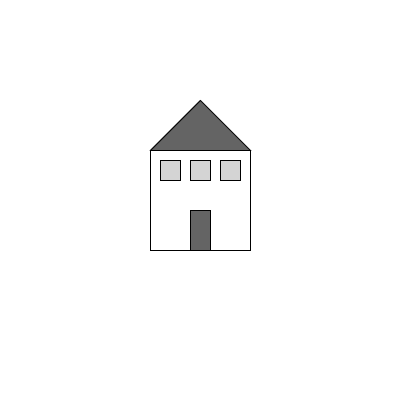
Frame 1 (no input)
Frame 60 (the mouse pressed at the canvas centre just before this capture): identical to frame 1, image omitted
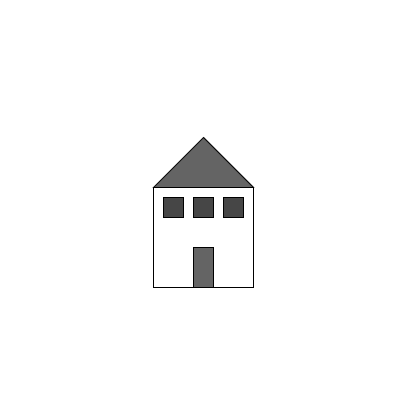
Frame 120 (the mouse held since frame 60 and released just before this capture)

The Processing sketch that drew these frames (run headless with seeded random() and noise(); from frame 60 on, the mouse is pressed at the canvas centre):

// Processing sketch: house_object
// ── house_object.pde
//house object
//moved global variables to the class
House house;// Declare car object as a globle variable.

void setup() {
  size(400, 400);
  background(255);
  // Initialize the object in setup() by calling constructor.
  //object is made with the new operator.
  house = new House(150, 150, 20, 20, 100);
  smooth(2);
}

void draw() {
  background(255);
  noFill();
  //variables for the x, y locations to calculate dist
  float x = 150;
  float y = 150;
  // A color based on distance from the mouse
  float d = dist(x, y, mouseX, mouseY);
  color c = color(d);
  // mouseX position determines speed factor for houseQuake function
  float factor = constrain(mouseX/10, 0, 5);
  // Operate object in draw() by calling 
  // object methods using the dot syntax.
  //funtions in the object are called methods
  house.houseQuake(factor);
  house.drawHouse(c);
}

// ── House.pde

//All classes must include four elements: name, data, constructor, and methods.
// Define a class name outside of setup and draw.
// pecified by “class WhateverNameYouChoose” Class names are traditionally
//capitalized (to distinguish them from variable names, which traditionally are lowercase).
class House {
  //house variables (aka data)
  float x, y, w, h, houseD;

  //house constructor-  a special function inside of a class that creates the instance of the object itself
  House(float tempX, float tempY, float tempW, float tempH, float tempHouseD) {
    x = tempX;
    y = tempY;
    w =tempW;
    h = tempH;
    houseD = tempHouseD;
  }

  // methods.
  //we add functionality to our object by writing methods.
  //These are done in the same way as we made functions last week, 
  //with a return type, name, arguments, and a body of code.

  void houseQuake(float speed) {
    //change x and y randomly
    x = x + random(-1, 1)*speed;
    y = y + random(-1, 1)*speed;
    // Constrain house to window
    x = constrain(x, 0, width);
    y = constrain(y, 0, height);
  }

  void drawHouse(color windowColor) {
    //house
    rect(x, y, houseD, houseD);
    //windows
    fill(windowColor);
    for (float i = x+10; i < x+houseD; i = i+30) {
      stroke(0);
      rect(i, y+10, w, h);
    }
    fill(100);
    //roof
    triangle(x, y, x+houseD/2, y-houseD/2, x+houseD, y);
    //door
    rect(x+40, y+60, w, h*2);
  }
}
